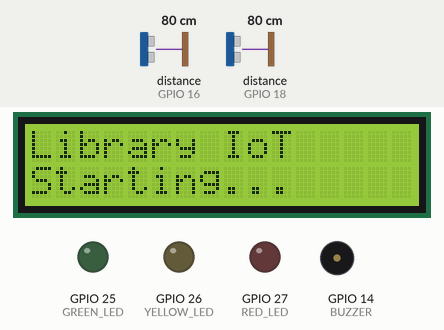
Bench run of a sketch on a simulated ESP32. On the bench: 16×2 character LCD, output pins drawn as LEDs (lit = HIGH), buzzer (waves = sounding, pin HIGH). Wiring (from diagram.json): 2 × ultrasonic range finder: trigger GPIO 5, echo GPIO 18 / trigger GPIO 17, echo GPIO 16. The test bench sets the inputs (shaded band); at power-on: distance to the obstacle (sensors on GPIO 16, GPIO 18) 80 cm. The echo pulse lasts 58.3 µs per cm; pins used as bus, display or sensor lines are not drawn; what the sketch prints to the serial monitor is not drawn.

Above: at 0.1 s.
At 1.7 s:
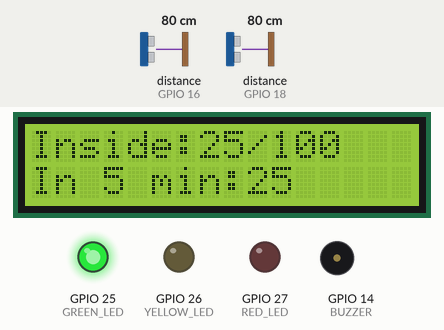
Timing chart, 0 to 3.2 s (numbered marks = the images above):
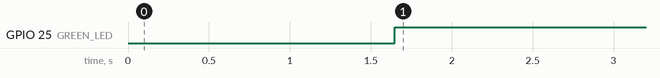

The sketch:

sketch.ino
```cpp
#include <Wire.h>
#include <LiquidCrystal_I2C.h>

// ============================================
// LIBRARY OCCUPANCY PREDICTION - ESP32 / WOKWI
// ============================================

// Entry sensor
#define ENTRY_TRIG 5
#define ENTRY_ECHO 18

// Exit sensor
#define EXIT_TRIG 17
#define EXIT_ECHO 16

// LEDs and buzzer
#define GREEN_LED 25
#define YELLOW_LED 26
#define RED_LED 27
#define BUZZER 14

// Library configuration
const int MAX_CAPACITY = 100;
const int WARNING_PERCENT = 80;
const int INITIAL_OCCUPANCY = 25;

// Sensor configuration
const float DETECT_DISTANCE_CM = 80.0;
const unsigned long SENSOR_COOLDOWN_MS = 1200;

// Timing configuration
const unsigned long SAMPLE_INTERVAL_MS = 10000;
const unsigned long DISPLAY_INTERVAL_MS = 500;
const unsigned long SERIAL_INTERVAL_MS = 2000;

const int HISTORY_SIZE = 6;

// LCD I2C address
LiquidCrystal_I2C lcd(0x27, 16, 2);

// Occupancy state
int occupancy = INITIAL_OCCUPANCY;
int occupancyHistory[HISTORY_SIZE];
int historyCount = 0;
int historyIndex = 0;

// Sensor state
bool previousEntryDetected = false;
bool previousExitDetected = false;

unsigned long lastEntryEvent = 0;
unsigned long lastExitEvent = 0;
unsigned long lastSampleTime = 0;
unsigned long lastDisplayTime = 0;
unsigned long lastSerialTime = 0;

// Read distance from HC-SR04
float readDistance(int trigPin, int echoPin) {
  digitalWrite(trigPin, LOW);
  delayMicroseconds(3);

  digitalWrite(trigPin, HIGH);
  delayMicroseconds(10);
  digitalWrite(trigPin, LOW);

  unsigned long duration =
      pulseIn(echoPin, HIGH, 25000UL);

  if (duration == 0) {
    return 999.0;
  }

  return duration * 0.0343 / 2.0;
}

// Save a new occupancy sample
void saveOccupancySample() {
  occupancyHistory[historyIndex] = occupancy;

  historyIndex = (historyIndex + 1) % HISTORY_SIZE;

  if (historyCount < HISTORY_SIZE) {
    historyCount++;
  }
}

// Predict occupancy five minutes ahead
// Uses a simple linear trend from recent samples
float predictOccupancy() {
  if (historyCount < 2) {
    return occupancy;
  }

  float sumX = 0.0;
  float sumY = 0.0;
  float sumXY = 0.0;
  float sumXX = 0.0;

  for (int i = 0; i < historyCount; i++) {
    int index =
        (historyIndex - historyCount + i
         + HISTORY_SIZE) % HISTORY_SIZE;

    float x = i;
    float y = occupancyHistory[index];

    sumX += x;
    sumY += y;
    sumXY += x * y;
    sumXX += x * x;
  }

  float n = historyCount;
  float denominator = n * sumXX - sumX * sumX;

  if (denominator == 0.0) {
    return occupancy;
  }

  float slope =
      (n * sumXY - sumX * sumY) / denominator;

  // Samples are 10 seconds apart.
  // Five minutes corresponds to 30 intervals.
  float prediction = occupancy + slope * 30.0;

  if (prediction < 0.0) {
    prediction = 0.0;
  }

  if (prediction > MAX_CAPACITY) {
    prediction = MAX_CAPACITY;
  }

  return prediction;
}

// Control LEDs and buzzer
void updateIndicators(float prediction) {
  int warningLevel =
      MAX_CAPACITY * WARNING_PERCENT / 100;

  digitalWrite(GREEN_LED, LOW);
  digitalWrite(YELLOW_LED, LOW);
  digitalWrite(RED_LED, LOW);
  noTone(BUZZER);

  if (occupancy >= MAX_CAPACITY ||
      prediction >= MAX_CAPACITY) {

    digitalWrite(RED_LED, HIGH);
    tone(BUZZER, 1800, 300);

  } else if (occupancy >= warningLevel ||
             prediction >= warningLevel) {

    digitalWrite(YELLOW_LED, HIGH);

  } else {
    digitalWrite(GREEN_LED, HIGH);
  }
}

// Display occupancy on LCD
void updateLCD(float prediction) {
  lcd.setCursor(0, 0);
  lcd.print("Inside:");
  lcd.print(occupancy);
  lcd.print("/");
  lcd.print(MAX_CAPACITY);
  lcd.print("    ");

  lcd.setCursor(0, 1);
  lcd.print("In 5 min:");
  lcd.print((int)(prediction + 0.5));
  lcd.print("      ");
}

// Print project data to Serial Monitor
void printTelemetry(float prediction) {
  Serial.print("Occupancy=");
  Serial.print(occupancy);

  Serial.print(", Predicted_5min=");
  Serial.print(prediction, 1);

  Serial.print(", Capacity=");
  Serial.print(MAX_CAPACITY);

  Serial.print(", Status=");

  if (occupancy >= MAX_CAPACITY ||
      prediction >= MAX_CAPACITY) {

    Serial.println("FULL");

  } else if (
      occupancy >= MAX_CAPACITY * WARNING_PERCENT / 100 ||
      prediction >= MAX_CAPACITY * WARNING_PERCENT / 100) {

    Serial.println("WARNING");

  } else {
    Serial.println("NORMAL");
  }
}

// Initialize ESP32 and components
void setup() {
  Serial.begin(115200);

  pinMode(ENTRY_TRIG, OUTPUT);
  pinMode(ENTRY_ECHO, INPUT);

  pinMode(EXIT_TRIG, OUTPUT);
  pinMode(EXIT_ECHO, INPUT);

  pinMode(GREEN_LED, OUTPUT);
  pinMode(YELLOW_LED, OUTPUT);
  pinMode(RED_LED, OUTPUT);
  pinMode(BUZZER, OUTPUT);

  digitalWrite(ENTRY_TRIG, LOW);
  digitalWrite(EXIT_TRIG, LOW);

  // ESP32 I2C pins
  Wire.begin(21, 22);

  lcd.init();
  lcd.backlight();

  // Initialize occupancy history
  for (int i = 0; i < HISTORY_SIZE; i++) {
    occupancyHistory[i] = INITIAL_OCCUPANCY;
  }

  saveOccupancySample();

  lcd.setCursor(0, 0);
  lcd.print("Library IoT");
  lcd.setCursor(0, 1);
  lcd.print("Starting...");
  delay(1500);
  lcd.clear();

  Serial.println();
  Serial.println("Library Occupancy Prediction");
  Serial.println("ESP32 Simulation Started");
  Serial.println("Initial occupancy: 25");
  Serial.println("Maximum capacity: 100");
  Serial.println("Prediction interval: 5 minutes");
  Serial.println("--------------------------------");
}

// Main program loop
void loop() {
  unsigned long now = millis();

  // Read entry sensor
  float entryDistance =
      readDistance(ENTRY_TRIG, ENTRY_ECHO);

  delay(40);

  // Read exit sensor
  float exitDistance =
      readDistance(EXIT_TRIG, EXIT_ECHO);

  bool entryDetected =
      entryDistance < DETECT_DISTANCE_CM;

  bool exitDetected =
      exitDistance < DETECT_DISTANCE_CM;

  // Count a person entering
  if (entryDetected &&
      !previousEntryDetected &&
      (lastEntryEvent == 0 ||
       now - lastEntryEvent >= SENSOR_COOLDOWN_MS)) {

    if (occupancy < MAX_CAPACITY) {
      occupancy++;
      Serial.println("EVENT: PERSON ENTERED");
    } else {
      Serial.println("EVENT: LIBRARY FULL - ENTRY BLOCKED");
    }

    lastEntryEvent = now;
  }

  // Count a person leaving
  if (exitDetected &&
      !previousExitDetected &&
      (lastExitEvent == 0 ||
       now - lastExitEvent >= SENSOR_COOLDOWN_MS)) {

    if (occupancy > 0) {
      occupancy--;
      Serial.println("EVENT: PERSON EXITED");
    } else {
      Serial.println("EVENT: LIBRARY EMPTY");
    }

    lastExitEvent = now;
  }

  previousEntryDetected = entryDetected;
  previousExitDetected = exitDetected;

  // Record occupancy periodically
  if (now - lastSampleTime >= SAMPLE_INTERVAL_MS) {
    saveOccupancySample();
    lastSampleTime = now;
  }

  // Update forecast and alerts
  float prediction = predictOccupancy();

  updateIndicators(prediction);

  // Update LCD
  if (now - lastDisplayTime >= DISPLAY_INTERVAL_MS) {
    updateLCD(prediction);
    lastDisplayTime = now;
  }

  // Print telemetry
  if (now - lastSerialTime >= SERIAL_INTERVAL_MS) {
    printTelemetry(prediction);
    lastSerialTime = now;
  }

  delay(50);
}
```

Measured:
- by itself, GPIO 25 (GREEN_LED): LOW → HIGH at 1.6 s
